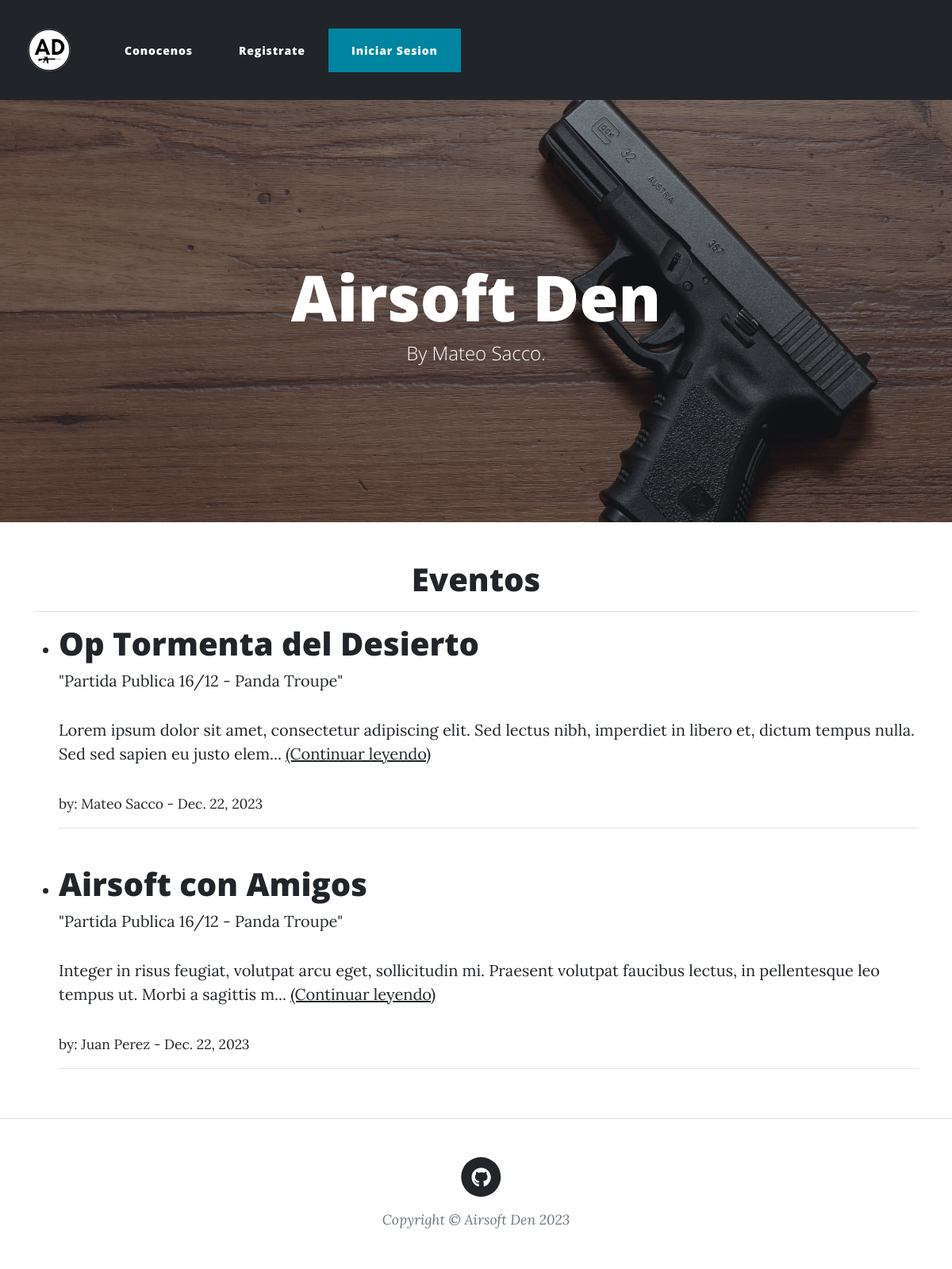
The page /category/Eventos on the database its author committed.
### blogAPP/models.py (models this page shows, shortened)
class Post(models.Model):
    titulo = models.CharField(max_length=255)
    subtitulo = models.CharField(max_length=255)
    autor = models.ForeignKey(User, on_delete=models.CASCADE)
    texto = RichTextField(blank=True, null=True)
    fecha = models.DateField(auto_now_add=True, auto_now=False)
    categoria = models.CharField(max_length=20, default='Sin Categoria')
    imagen = models.ImageField(null=True, blank=True, upload_to="images/")

### blogAPP/views.py (the view)
# urls.py: path('category/<str:cats>', CategoryView, name="Category"),
def CategoryView(request, cats):
    category_posts = Post.objects.filter(categoria=cats)
    return render(request, "categories.html", {'cats':cats, 'category_posts':category_posts})

### blogAPP/templates/categories.html (shortened to what this page needs)
{% extends "main.html" %}
{% load static %}
{% block contenidoQueCambia%}
{% if category_posts %}
    <center><h1>{{ cats }}</h1></center>
    <hr>
    <ul>
    {% for post in category_posts %}
    <li><h1><a href="{% url 'article-detail' post.pk %}">{{ post.titulo }}</a></h1>
        "{{ post.subtitulo }}"<br>
        <p> {{ post.texto | slice:":150" | safe }}... <a href="{% url 'article-detail' post.pk %}">(Continuar leyendo)</a></p>
        <small> by: {{ post.autor.first_name }}  {{ post.autor.last_name }} - {{ post.fecha }} </small><br></a>
        </li>
        <hr>
        <br>
    {% endfor %}
    </ul>
{% else %}
    <center><h2><strong>Esta pagina no existe!</strong></h2></center>
    <br>
    <br>
{% endif %}
{% endblock contenidoQueCambia%}

### rows shown on the page
Post: titulo "Op Tormenta del Desierto", subtitulo "Partida Publica 16/12 - Panda Troupe", texto "Lorem ipsum dolor sit amet, consectetur adipiscing elit. Sed lectus nibh, imperdiet in libero et, dictum tempus nulla. Sed sed sapien eu justo elem", autor.first_name "Mateo", autor.last_name "Sacco", fecha "Dec. 22, 2023"
Post: titulo "Airsoft con Amigos", subtitulo "Partida Publica 16/12 - Panda Troupe", texto "Integer in risus feugiat, volutpat arcu eget, sollicitudin mi. Praesent volutpat faucibus lectus, in pellentesque leo tempus ut. Morbi a sagittis m", autor.first_name "Juan", autor.last_name "Perez", fecha "Dec. 22, 2023"

### other values the page prints
{{ cats }} "Eventos"
